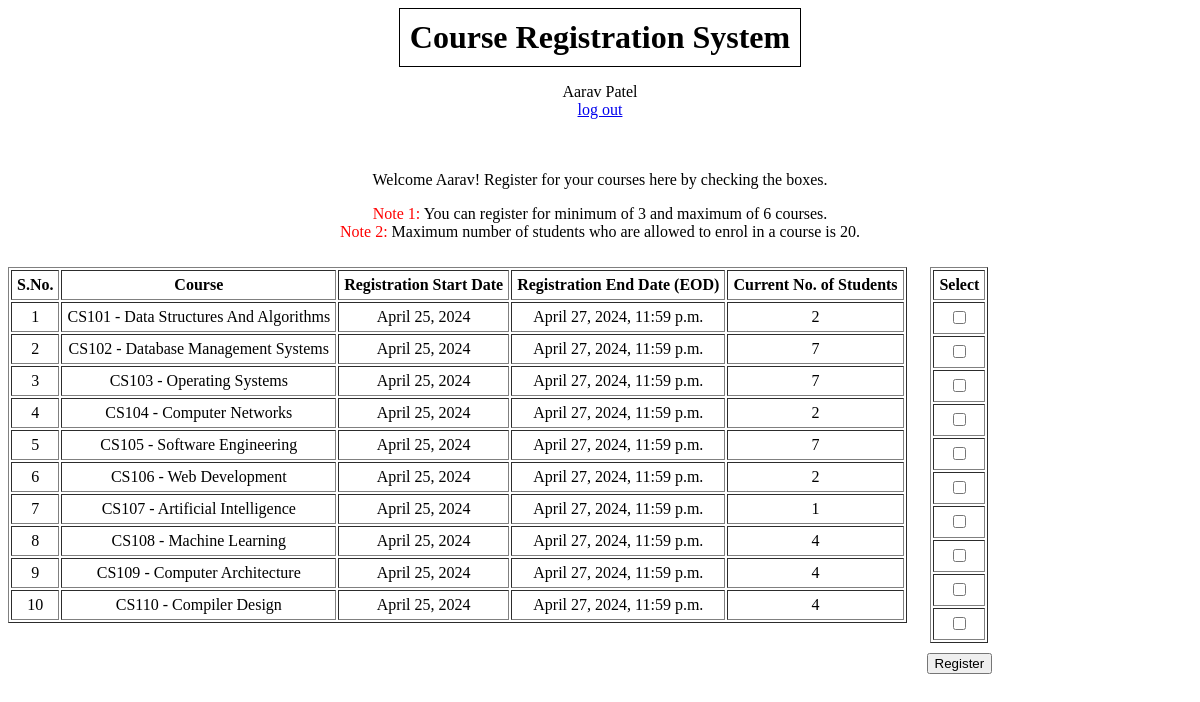
/studentHome1/ (signed in), run on the app's committed database.
### authentication/models.py (models this page shows)
class User(AbstractUser):
    PROFESSOR = 'Professor'
    STUDENT = 'Student'
    REGISTRAR='Registrar'
    ROLE_CHOICES = (
        (PROFESSOR, 'Professor'),
        (STUDENT, 'Student'),
        (REGISTRAR, 'Registrar'),
    )
    role = models.CharField(max_length=30, choices=ROLE_CHOICES, default='Student')
    email = models.EmailField(unique=True)
    username=None
    USERNAME_FIELD = 'email'
    registration_status=models.BooleanField(default=False)
    REQUIRED_FIELDS = []
    first_name = models.CharField(max_length=20)
    last_name = models.CharField(max_length=20)
    course_count=models.IntegerField(default=0)
    objects = CustomUserManager()

### registrar/models.py (models this page shows, shortened)
class ListCourses(models.Model):
    code = models.ForeignKey(AllCourses, on_delete = models.CASCADE)
    professor = models.ForeignKey(User, on_delete = models.CASCADE, limit_choices_to = {'role' : 'Professor'})
    start_date = models.DateTimeField()
    end_date = models.DateTimeField()
    max_students = models.IntegerField(validators = [
        MinValueValidator(1),
        MaxValueValidator(100),
        ])
    student_count = models.IntegerField(default=0)

class AllCourses(models.Model):
    code=models.CharField(max_length=10, unique=True)
    name=models.CharField(max_length=255, unique=True)

### student/views.py (the view)
# urls.py: path('studentHome1/', student.views.student_home, name='studentHome1'),
@login_required
def student_home(request):
    courses=ListCourses.objects.all()
    if request.method == 'POST':
        formset = SelectCourseFormSet(request.POST)  # Binding the POST data to the formset
        if formset.is_valid():
            selected_courses_count = 0
            for form, course in zip(formset, courses):
                if form.clean()['select'] == True:  # clean() is a custom method based on cleaned_data() defined in SelectCourseForm class
                    selected_courses_count += 1
                    selected_course=ListCourses.objects.get(code = course.code.pk)
                    if selected_course.student_count > 19:
                        failure=True
                        message='<span style="display: inline; color: red;">Error:</span> You cannot select a course which has more than 20 students.'
                        return render(request, 'student/success_failure.html', {'message':message, 'failure':failure})
            if 3 <= selected_courses_count <= 6:
                for form, course in zip(formset, courses):
                    status = form.clean()['select']
                    print(status)
                    reg_course= RegisteredCourses.objects.create(
                        student= User.objects.get(email = request.user),  # user_id is FK in model class, so it must be an instance of User class.
                        code = course.code,
                        select = status
                    )
                    if status == True:
                        course.student_count = F('student_count') + 1
                        course.save()
                    reg_course.save()
                user_object = User.objects.get(email = request.user)
                user_object.registration_status = True
                user_object.save()
                failure=False
                message=f'You have successfully registered for {selected_courses_count} courses'
            else:
                failure=True
                message='<span style="display: inline; color: red;">Error:</span> You are only allowed to register for minimum of 3 and maximum of 6 courses.'
            return render(request, 'student/success_failure.html', {'message' : message, 'failure':failure})
        else:
            formset = SelectCourseFormSet()
            return render(request, 'student/student_home.html', {'formset' : formset, 'courses' : courses})
    else:  # request method is GET
        formset = SelectCourseFormSet()
        return render(request, 'student/student_home.html', {'courses':courses, 'formset': formset})

### templates/student/student_home.html (shortened to what this page needs)
{% extends 'base.html' %}
{% load tz %}
{% get_current_timezone as TIME_ZONE %}
{% now TIME_ZONE as current_time %}
{% block content %}
    <p>Welcome {{request.user.first_name}}! Register for your courses here by checking the boxes.</p>
    <p>
        <p style="display: inline; color: red;">Note 1:</p> You can register for minimum of 3 and maximum of 6 courses.<br>
        <p style="display: inline; color: red;">Note 2:</p> Maximum  number of students who are allowed to enrol in a course is 20.<br>
    </p>
    <div style="display: flex;">
        <div style="margin-right: 20px;">
            <table border="1" style="margin: 10px auto; text-align: center;">
                <thead>
                    <tr>
                        <th style="padding: 5px;">S.No.</th>
                        <th style="padding: 5px;">Course</th>
                        <th style="padding: 5px;">Registration Start Date</th>
                        <th style="padding: 5px;">Registration End Date (EOD)</th>
                        <th style="padding: 5px;">Current No. of Students</th>
                    </tr>
                </thead>
                <tbody>
                        {% for course in courses %}
                                <tr>
                                    <td style="padding: 5px;">{{forloop.counter}}</td>
                                    <td style="padding: 5px;">{{course.code.code}} - {{course.code.name}} </td>
                                    <td style="padding: 5px;">{{course.start_date.date}}</td>
                                    <td style="padding: 5px;">{{course.end_date}}</td>
                                    <td style="padding: 5px;">{{course.student_count}}</td>
                                </tr>
                        {% endfor %}
                </tbody>
            </table>
        </div>
        <div>
            <form id="courseSelectionForm" method="post">
                <table border="1" style="margin: 10px auto; text-align: center;">
                    <thead>
                        <tr>
                            <th style="padding: 5px;">Select</th>
                        </tr>
                    </thead>
                    <tbody>
                            {% for form in formset %}
                                    <tr>
                                        <td style="padding: 5px;">{{form.select}}</td>
                                    </tr>
                            {% endfor %}
                    </tbody>
                </table>
                <button type="submit" onclick="return confirmSubmit()">Register</button>
            </form>
        </div>
    </div>
    <br>
{% endblock content %}

### templates/base.html (shortened to what this page needs)
<!DOCTYPE html>
<html lang="en">
    <head>
    </head>
    <body>
        <h1>Course Registration System</h1>
        {%  if user.is_authenticated %}
            <p>
                {{user.first_name}} {{user.last_name}}<br><a href="{% url 'logout' %}">log out</a>
                <br><br><br>
            </p>
        {% endif %}
        {% block content %} {% endblock content %}
    </body>
</html>

### templates/base.html (style rules this page uses)
body { text-align: center; }
h1 { display: inline-block; border: 1px solid black; padding: 10px; margin: 0 auto; }

### data on the page
User: first_name "Aarav", last_name "Patel", user.first_name "Aarav"
ListCourses: code.code "CS101", code.name "Data Structures And Algorithms", start_date "April 25, 2024", end_date "April 27, 2024, 11:59 p.m.", student_count "2"
ListCourses: code.code "CS102", code.name "Database Management Systems", start_date "April 25, 2024", end_date "April 27, 2024, 11:59 p.m.", student_count "7"
ListCourses: code.code "CS103", code.name "Operating Systems", start_date "April 25, 2024", end_date "April 27, 2024, 11:59 p.m.", student_count "7"
ListCourses: code.code "CS104", code.name "Computer Networks", start_date "April 25, 2024", end_date "April 27, 2024, 11:59 p.m.", student_count "2"
ListCourses: code.code "CS105", code.name "Software Engineering", start_date "April 25, 2024", end_date "April 27, 2024, 11:59 p.m.", student_count "7"
ListCourses: code.code "CS106", code.name "Web Development", start_date "April 25, 2024", end_date "April 27, 2024, 11:59 p.m.", student_count "2"
ListCourses: code.code "CS107", code.name "Artificial Intelligence", start_date "April 25, 2024", end_date "April 27, 2024, 11:59 p.m.", student_count "1"
ListCourses: code.code "CS108", code.name "Machine Learning", start_date "April 25, 2024", end_date "April 27, 2024, 11:59 p.m.", student_count "4"
ListCourses: code.code "CS109", code.name "Computer Architecture", start_date "April 25, 2024", end_date "April 27, 2024, 11:59 p.m.", student_count "4"
ListCourses: code.code "CS110", code.name "Compiler Design", start_date "April 25, 2024", end_date "April 27, 2024, 11:59 p.m.", student_count "4"
